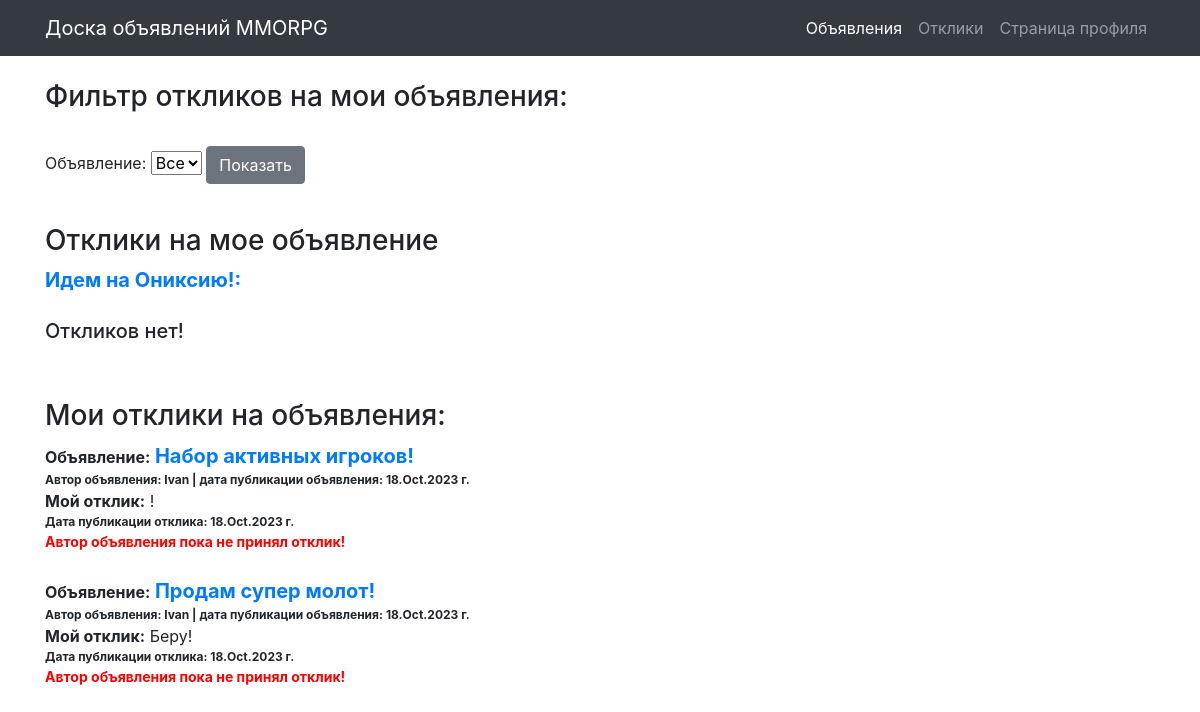
Page /responses/1 (signed in) on the committed database.
### board/models.py (models this page shows)
class Post(models.Model):
    author = models.ForeignKey(User, on_delete=models.CASCADE)
    CAT = (('tanks', 'Танки'),
           ('healers', 'Хилы'),
           ('damage_dealers', 'ДД'),
           ('dealers', 'Торговцы'),
           ('gildmasters', 'Гилдмастеры'),
           ('quest_givers', 'Квестгиверы'),
           ('blacksmiths', 'Кузнецы'),
           ('tanners', 'Кожевники'),
           ('potion_makers', 'Зельевары'),
           ('spell_masters', 'Мастера заклинаний'))
    category = models.CharField(max_length=15, choices=CAT, verbose_name='Категория')
    dateCreation = models.DateTimeField(auto_now_add=True)
    title = models.CharField(max_length=256, verbose_name='Название')
    text = RichTextField()

class Response(models.Model):
    author = models.ForeignKey(User, on_delete=models.CASCADE)
    post = models.ForeignKey(Post, on_delete=models.CASCADE)
    text = models.TextField(verbose_name='Текст')
    status = models.BooleanField(default=False)
    dateCreation = models.DateTimeField(auto_now_add=True)

### board/views.py (the view, shortened to what this page needs)
# urls.py: path('responses', Responses.as_view(), name='responses'),
class Responses(LoginRequiredMixin, ListView):
    model = Response
    template_name = 'responses.html'
    context_object_name = 'responses'
    def get_context_data(self, **kwargs):
        context = super(Responses, self).get_context_data(**kwargs)
        global title
        """
        Далее в условии - если пользователь попал на страницу через ссылку из письма, в которой содержится
        ID поста для фильтра - фильтр работает по этому ID
        """
        if self.kwargs.get('pk') and Post.objects.filter(id=self.kwargs.get('pk')).exists():
            title = str(Post.objects.get(id=self.kwargs.get('pk')).title)
            print(title)
        context['form'] = ResponsesFilterForm(self.request.user, initial={'title': title})
        context['title'] = title
        if title:
            post_id = Post.objects.get(title=title)
            context['filter_responses'] = list(Response.objects.filter(post_id=post_id).order_by('-dateCreation'))
            context['response_post_id'] = post_id.id
        else:
            context['filter_responses'] = list(Response.objects.filter(post_id__author_id=self.request.user).order_by('-dateCreation'))
        context['myresponses'] = list(Response.objects.filter(author_id=self.request.user).order_by('-dateCreation'))
        return context

### board/forms.py
class ResponsesFilterForm(forms.Form):
    def __init__(self, user, *args, **kwargs):
        super(ResponsesFilterForm, self).__init__(*args, **kwargs)
        self.fields['title'] = forms.ModelChoiceField(
            label='Объявление',
            queryset=Post.objects.filter(author_id=user.id).order_by('-dateCreation').values_list('title', flat=True),
            empty_label="Все",
            required=False
        )

### templates/responses.html (shortened to what this page needs)
{% extends 'default.html' %}
{% load bootstrap4 %}
{% block content %}
    <br>
    <h3>Фильтр откликов на мои объявления:</h3><br>
	<form method="POST">
        {{ form }}
		<input class="btn btn-secondary" type="submit" value="Показать">
	</form><br>
    {% if title %}
        <h3>Oтклики на мое объявление</h3>
        <a href="/post/{{ response_post_id }}" style="font-size: 20px;"><b>{{ title }}:</b></a><br>
        {% if filter_responses %}
            {% for response in filter_responses %}
                <a><b>Отклик: </b></a>{{ response.text }}<br>
                <span style="font-size: 12px;"><b>Автор отклика: {{ response.author.username }} |
                    дата публикации отклика: {{ response.dateCreation|date:'d.M.Y' }} г.</b></span><br>
                {% if response.status == False %}
                    <a href="/response/accept/{{ response.id }}" style="font-size: 12px; color:green"><b>Принять</b></a>
                    <a>&nbsp;&nbsp;&nbsp;</a>
                    <a href="/response/delete/{{ response.id }}" style="font-size: 12px; color:red"><b>Удалить</b></a>
                {% else %}
                    <a style="font-size: 14px; color:green"><b>Отклик принят</b></a>
                {% endif %}
                <br><br>
            {% endfor %}
        {% else %}
            <br>
            <h5>Откликов нет!</h5>
        {% endif %}
    {% endif %}
    <br><br>
    <h3>Мои отклики на объявления:</h3>
    {% if myresponses %}
        {% for response in myresponses %}
            <a><b>Объявление:</b></a>
            <a href="/post/{{ response.post_id }}" style="font-size: 20px;"><b>{{ response.post.title }}</b></a><br>
            <span style="font-size: 12px;"><b>Автор объявления:  {{ response.post.author.username }} |
                дата публикации объявления: {{ response.post.dateCreation|date:'d.M.Y' }} г.</b></span><br>
            <a><b>Мой отклик:</b></a>
            {{ response.text }}<br>
            <span style="font-size: 12px;"><b>Дата публикации отклика: {{ response.dateCreation|date:'d.M.Y' }} г.</b></span><br>
            {% if response.status == True %}
                <a style="font-size: 14px; color:green"><b>Автор объявления принял отклик!</b></a>
            {% else %}
                <a style="font-size: 14px; color:red"><b>Автор объявления пока не принял отклик!</b></a>
            {% endif %}
        <br><br>
        {% endfor %}
    {% else %}
        <h5>Откликов нет!</h5>
    {% endif %}
{% endblock content %}

### rows in the picture
Post: title "Идем на Ониксию!"
Response: post "Набор активных игроков!", post.author.username "Ivan", post.dateCreation "18.Oct.2023", text "!", dateCreation "18.Oct.2023", status "Автор объявления пока не принял отклик!"
Response: post "Продам супер молот!", post.author.username "Ivan", post.dateCreation "18.Oct.2023", text "Беру!", dateCreation "18.Oct.2023", status "Автор объявления пока не принял отклик!"
